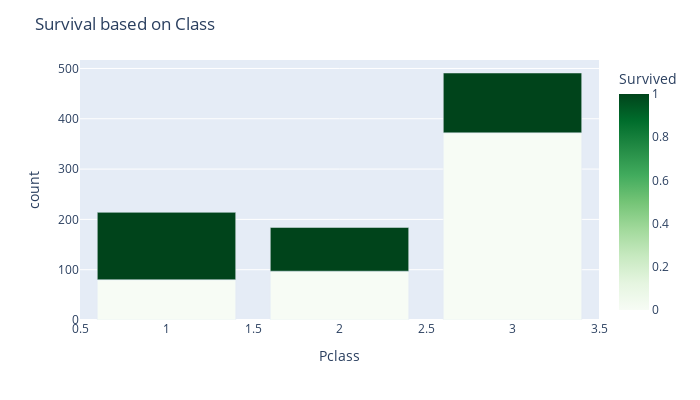

Notebook code for this chart:
### Code cell
fig = px.bar(df_class, x= 'Pclass',y='count',color='Survived',color_continuous_scale=color_scales[5])
fig.update_layout(height=400,width=700,title='Survival based on Class')

### Figure 1 — Plotly figure (JSON) as saved in the notebook; plotly's stock layout.template omitted (floating-point values rounded to 4 significant figures)
{"data": [{"alignmentgroup": "True", "hovertemplate": "Pclass=%{x}<br>count=%{y}<br>Survived=%{marker.color}<extra></extra>", "legendgroup": "", "marker": {"color": [0, 1, 0, 1, 0, 1], "coloraxis": "coloraxis", "pattern": {"shape": ""}}, "name": "", "offsetgroup": "", "orientation": "v", "showlegend": false, "textposition": "auto", "type": "bar", "x": [1, 1, 2, 2, 3, 3], "xaxis": "x", "y": [80, 134, 97, 87, 372, 119], "yaxis": "y"}], "layout": {"barmode": "relative", "coloraxis": {"colorbar": {"title": {"text": "Survived"}}, "colorscale": [[0, "rgb(247,252,245)"], [0.125, "rgb(229,245,224)"], [0.25, "rgb(199,233,192)"], [0.375, "rgb(161,217,155)"], [0.5, "rgb(116,196,118)"], [0.625, "rgb(65,171,93)"], [0.75, "rgb(35,139,69)"], [0.875, "rgb(0,109,44)"], [1, "rgb(0,68,27)"]]}, "height": 400, "legend": {"tracegroupgap": 0}, "margin": {"t": 60}, "title": {"text": "Survival based on Class"}, "width": 700, "xaxis": {"anchor": "y", "domain": [0, 1], "title": {"text": "Pclass"}}, "yaxis": {"anchor": "x", "domain": [0, 1], "title": {"text": "count"}}}}
